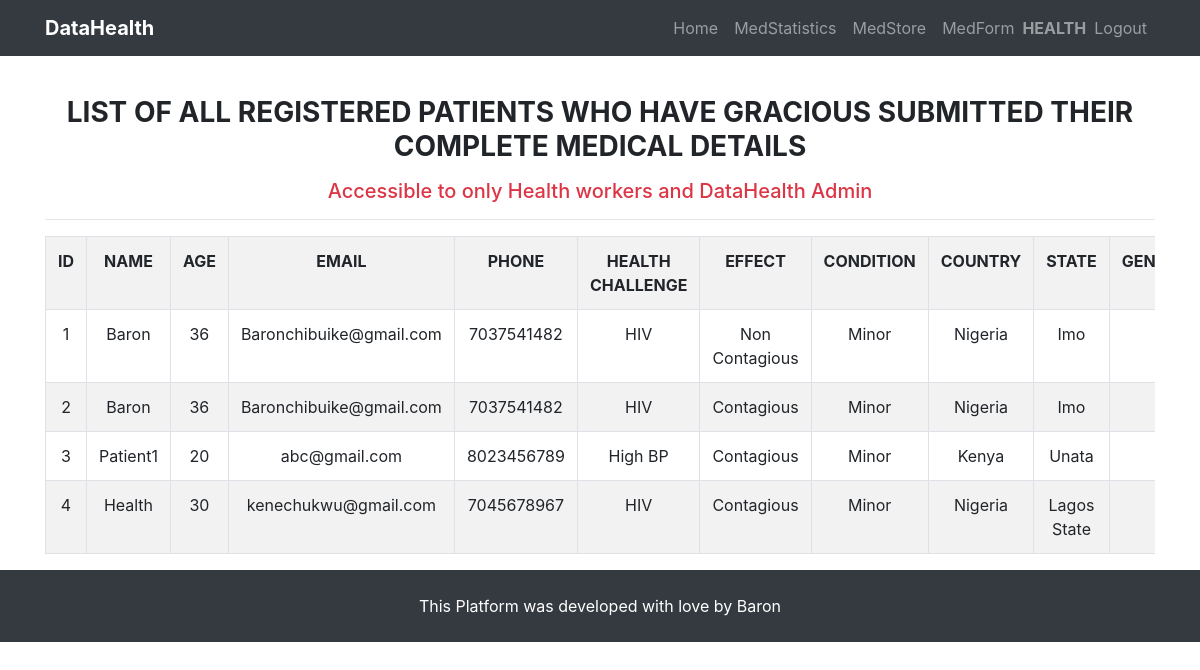
Page /medhistory/medlist/ (signed in) on the committed database.
### user/models.py (models this page shows)
class User(AbstractUser):
    is_healthworker = models.BooleanField(default=False, null=False)
    is_patient = models.BooleanField(default=False, null=False)

### usersmedhistory/models.py (models this page shows, shortened)
class UserMedicalRecord(models.Model):
    user_choices = (
        ('AA', 'AA'), ('AS', "AS"), ('SS', 'SS')
    )
    condition_status = (
        ("Contagious", "Contagious"), ("Non Contagious", "Non Contagious")
    )
    condition_stage = (
        ("Minor", "Minor"), ("Chronic", "Chronic")
    )
    user = models.ForeignKey(User, on_delete=models.CASCADE)
    age = models.IntegerField()
    email = models.EmailField(null=True, blank=True)
    phone = models.IntegerField(blank=True, null=True)
    country = models.ForeignKey(Country, on_delete=models.CASCADE)
    state = models.ForeignKey(State, on_delete=models.CASCADE)
    health_challenge = models.ForeignKey(
        HealthChallenge, on_delete=models.CASCADE)
    health_status = models.CharField(
        max_length=50, choices=condition_status, default="Non Contagious")
    health_condition = models.CharField(
        max_length=50, choices=condition_stage, default="Minor")
    married = models.BooleanField(default=False)
    address = models.CharField(max_length=250, blank=True, null=True)
    genotype = models.CharField(max_length=50, choices=user_choices)
    date = models.DateField(auto_now_add=True)
    class Meta:
        ordering = ["user"]

class HealthChallenge(models.Model):
    name = models.CharField(max_length=50)
    def __str__(self):
        return self.name

class Country(models.Model):
    name = models.CharField(max_length=50)
    def __str__(self):
        return self.name

class State(models.Model):
    name = models.CharField(max_length=50)
    country = models.ForeignKey(Country, on_delete=models.CASCADE)
    class Meta:
        ordering = ('name',)
    def __str__(self):
        return self.name

### usersmedhistory/views.py (the view)
# urls.py: path('medlist/', medial_history, name='medlist'),
def medial_history(request):
    if request.user.is_anonymous or request.user.is_patient:
        return render(request, "medicalrecord/permission_denied.html")
    object = UserMedicalRecord.objects.all()
    paginator = Paginator(object, 30)
    page_number = request.GET.get('page', 1)
    try:
        page = paginator.page(page_number)
    except PageNotAnInteger:
        page = paginator.page(1)
    except EmptyPage:
        page = paginator.page(paginator.num_pages)
    context = {'page': page, 'records': page, }
    template = "medicalrecord/medicalhistory.html"
    return render(request, template, context)

### templates/medicalrecord/medicalhistory.html (shortened to what this page needs)
{% extends "index.html" %}
{% load crispy_forms_tags %}
{% load staticfiles %}
{% block content %}
<div class="container text-center mt-5 pt-5">
    <h3 class="text-uppercase font-weight-bold mb-3">List of all registered patients who have gracious submitted their
        complete medical details
    </h3>
    <h5 class="text-danger text-center">Accessible to only Health workers and DataHealth Admin</h5>
    <hr>
    <div class="table-responsive">
        <table style="width:100%" class="table table-striped table-bordered ">
            <tr class="text-uppercase">
                <th>ID</th>
                <th>Name</th>
                <th>Age</th>
                <th>Email</th>
                <th>Phone</th>
                <th>Health Challenge</th>
                <th>EFFECT</th>
                <th>CONDITION</th>
                <th>Country</th>
                <th>State</th>
                <th>Genotype</th>
            </tr>
            {% for record in records %}
            <tr>
                <td>{{record.id}}</td>
                <td class="text-capitalize">{{ record.user }}</td>
                <td>{{ record.age }}</td>
                <td>{{ record.email }}</td>
                <td>{{ record.phone }}</td>
                <td>{{ record.health_challenge }}</td>
                <td>{{ record.health_status }}</td>
                <td>{{ record.health_condition }}</td>
                <td>{{ record.country }}</td>
                <td>{{ record.state }}</td>
                <td>{{ record.genotype }}</td>
            </tr>
            {% endfor %}
        </table>
    </div>
</div>
{% endblock %}

### templates/index.html (shortened to what this page needs)
<!DOCTYPE html>
<html lang="en">
<head>
    {% load staticfiles %}
    {% load crispy_forms_tags %}
    <link rel="stylesheet" href="https://maxcdn.bootstrapcdn.com/bootstrap/4.1.3/css/bootstrap.min.css">
    <link href="{% static 'css/bootstrap.min.css' %}" rel="stylesheet">
    <link href="{% static 'css/custom.css' %}" rel="stylesheet">
</head>
<body>
    {% block navbar %}
    <nav class="navbar navbar-expand-lg navbar-dark bg-dark fixed-top">
        <div class="container">
            <a class="navbar-brand" href="/"><strong class="primary-color">DataHealth</strong> </a>
            <div class="collapse navbar-collapse" id="navbarResponsive">
                <ul class="navbar-nav ml-auto text-light">
                    <li class="nav-item">
                        <a class="nav-link" href="/">Home
                        </a>
                    </li>
                    <li class="nav-item">
                        <a class="nav-link" href="{% url 'usersmedhistory:stats' %}">MedStatistics</a>
                    </li>
                    <li class="nav-item">
                        <a class="nav-link" href="{% url 'usersmedhistory:medlist' %}">MedStore</a>
                    </li>
                    <li class="nav-item">
                        <a class="nav-link" href="{% url 'usersmedhistory:medform' %}">MedForm</a>
                    </li>
                    {% if request.user.is_authenticated %}
                    <span class="navbar-text text-uppercase">
                        <b> {{ user.get_username }}</b>
                    </span>
                    <li class="nav-item">
                        <a class="nav-link" href="{% url 'logout'%}?next={{request.path}}">Logout</a>
                    </li>
                    {% else %}
                    <ul class="navbar-nav ">
                        <li class="nav-item ">
                            <a class="nav-link" href="{% url 'login'%}?next={{request.path}}">Login</a>
                        </li>
                    </ul>
                    {% endif %}
                </ul>
            </div>
        </div>
    </nav>
    {% endblock %}
    {% block content %}{% endblock %}
    {% block footer %}
    <footer class="bg-dark text-center py-4 text-white">
        This Platform was developed with love by Baron
    </footer>
    {% endblock %}
</body>
</html>

### rows in the picture
User: get_username "HEALTH"
UserMedicalRecord: id "1", user "Baron", age "36", email "Baronchibuike@gmail.com", phone "7037541482", health_challenge "HIV", health_status "Non Contagious", health_condition "Minor", country "Nigeria", state "Imo"
UserMedicalRecord: id "2", user "Baron", age "36", email "Baronchibuike@gmail.com", phone "7037541482", health_challenge "HIV", health_status "Contagious", health_condition "Minor", country "Nigeria", state "Imo"
UserMedicalRecord: id "3", user "Patient1", age "20", email "abc@gmail.com", phone "8023456789", health_challenge "High BP", health_status "Contagious", health_condition "Minor", country "Kenya", state "Unata"
UserMedicalRecord: id "4", user "Health", age "30", email "kenechukwu@gmail.com", phone "7045678967", health_challenge "HIV", health_status "Contagious", health_condition "Minor", country "Nigeria", state "Lagos State"
